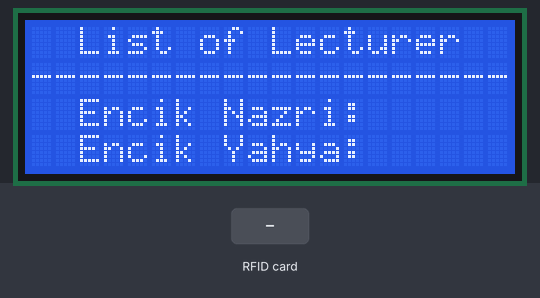
The sketch below on a simulated Arduino Nano, built with avr-gcc and run on an emulated ATmega328P. Shown: 20×4 character LCD. The test bench sets the inputs (shaded band). What the sketch prints to the serial monitor is not drawn.

Above: at 1.3 s.
1.4 s: RFID card 89 A2 00 5D held to the reader
At 2.6 s:
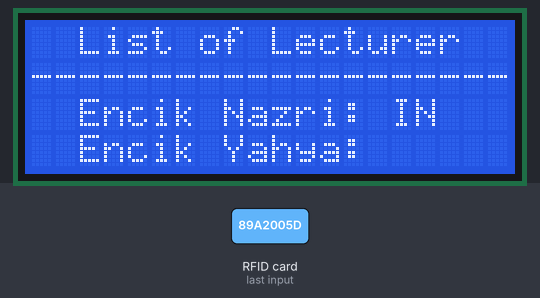
2.9 s: RFID card 4C 8E C7 B3 held to the reader
At 4.1 s:
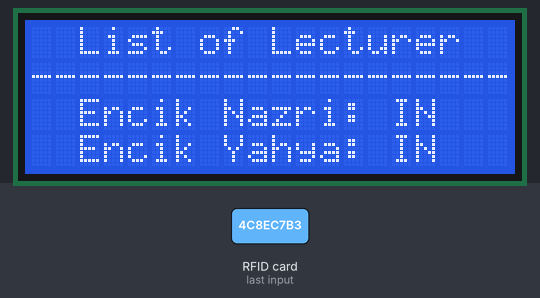
4.4 s: RFID card 89 A2 00 5D held to the reader
At 4.7 s:
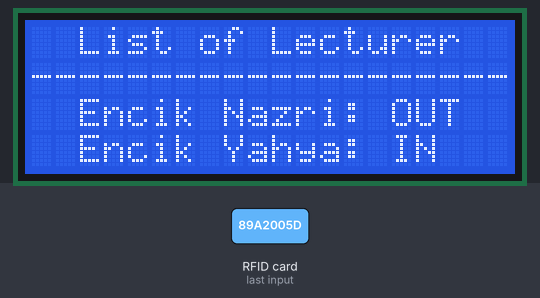
5.9 s: RFID card 4C 8E C7 B3 held to the reader
At 6.4 s:
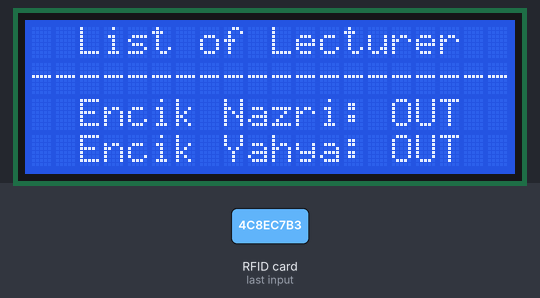
7.4 s: RFID card 89 A2 00 5D held to the reader
At 9.0 s:
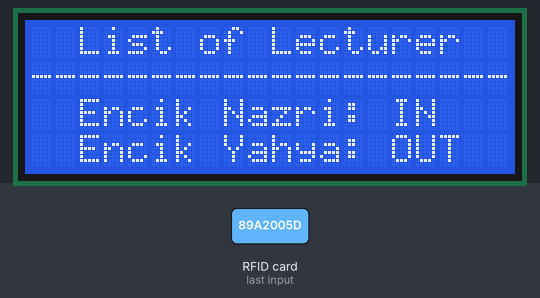
Timing chart, 0 to 10.0 s (numbered marks = the images above; inputs shaded):
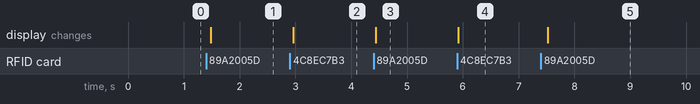

The sketch:

LecturerAvailabilityAttendance.ino
```cpp
/*

 Lecturer Availablity Attendance (Using RFID, LCD 20x4 and Arduino Nano)

  The circuit:
 * LCD RS pin to digital pin A0
 * LCD Enable pin to digital A1
 * LCD D4 pin to digital pin A2
 * LCD D5 pin to digital pin A3
 * LCD D6 pin to digital pin A4
 * LCD D7 pin to digital pin A5
 * LCD R/W pin to ground
 * LCD VSS pin to ground
 * LCD VCC pin to 5V
 * ends to +5V and ground
 * wiper to LCD VO pin (pin 3)

*/

// include the library code:
#include <LiquidCrystal.h>
#include <SPI.h>
#include <MFRC522.h>
#define SS_PIN 10
#define RST_PIN 9
MFRC522 mfrc522(SS_PIN, RST_PIN);   // Create MFRC522 instance.

// initialize the library by associating any needed LCD interface pin
// with the arduino pin number it is connected to
const int rs = A0, en = A1, d4 = A2, d5 = A3, d6 = A4, d7 = A5;
LiquidCrystal lcd(rs, en, d4, d5, d6, d7);

void setup() {
  Serial.begin(9600);   // Initiate a serial communication
  SPI.begin();      // Initiate  SPI bus
  mfrc522.PCD_Init();   // Initiate MFRC522
  Serial.println("Approximate your card to the reader...");
  Serial.println();

  // set up the LCD's number of columns and rows:
  lcd.begin(20, 4);
  // Print a message to the LCD.
  lcd.setCursor(2,0); // Sets the location at which subsequent text written to the LCD will be displayed
  lcd.print("List of Lecturer");
  lcd.setCursor(0,1);
  lcd.print("--------------------");
  lcd.setCursor(2,2);
  lcd.print("Encik Nazri: ");
  lcd.setCursor(2,3);
  lcd.print("Encik Yahya: ");
}

int CounterKad1;
int CounterKad2;
void loop()
{
  lcd.display();
  delay(100);
  int count = 0;

  // Look for new cards
  if ( ! mfrc522.PICC_IsNewCardPresent())
  {
    return;
  }
  // Select one of the cards
  if ( ! mfrc522.PICC_ReadCardSerial())
  {
    return;
  }

  //Show UID on serial monitor
  String content= "";
  byte letter;
  for (byte i = 0; i < mfrc522.uid.size; i++)
  {
     Serial.print(mfrc522.uid.uidByte[i] < 0x10 ? " 0" : " ");
     Serial.print(mfrc522.uid.uidByte[i], HEX);
     content.concat(String(mfrc522.uid.uidByte[i] < 0x10 ? " 0" : " "));
     content.concat(String(mfrc522.uid.uidByte[i], HEX));
  }
  Serial.println();
  content.toUpperCase();
  if (content.substring(1) == "89 A2 00 5D")   //yahya(button)
  {
    CounterKad1++;
    if (CounterKad1 % 2 != 0 ) {         //odd(ganjil)
        lcd.setCursor(15,2);
        lcd.print("IN ");
        delay(1000);
    }
    else{
      lcd.setCursor(15,2);
      lcd.print("OUT");
      delay(1000);
    }
  }
  else{
    if (content.substring(1) == "4C 8E C7 B3")  //nazri(kad)
    {
      CounterKad2++;
      if (CounterKad2 % 2 != 0 ) {
          lcd.setCursor(15,3);  //odd(ganjil)
          lcd.print("IN ");
          delay(1000);
      }
      else{
        lcd.setCursor(15,3);
        lcd.print("OUT");
        delay(1000);
      }
    }
  }
}
```

Measured:
- after the input at 1.4 s, the display: changes after 0.08 s (image 1)
- after the input at 2.9 s, the display: changes after 0.06 s (image 2)
- after the input at 4.4 s, the display: changes at once (image 3)
- after the input at 5.9 s, the display: changes at once (image 4)
- after the input at 7.4 s, the display: changes after 0.13 s (image 5)
